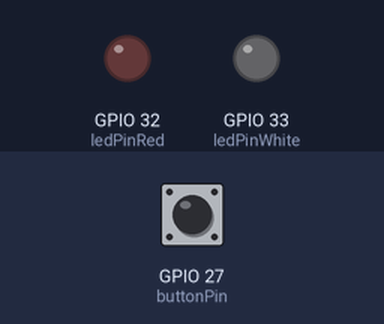
Simulated run of this sketch. Board: ESP32. Parts: output pins drawn as LEDs (lit = HIGH). Inputs (shaded band) come from the test bench; at power-on: GPIO 27 (buttonPin) LOW.

Above: at 1.2 s.
1.3 s: GPIO 27 (buttonPin) pulled HIGH for 0.15 s
At 1.37 s:
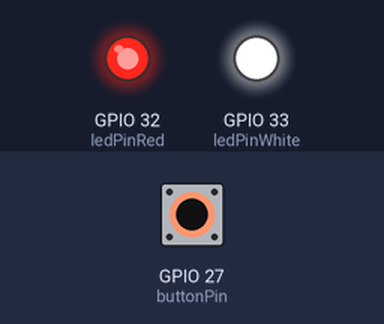
2.9 s: GPIO 27 (buttonPin) pulled HIGH for 3.2 s
At 6.7 s:
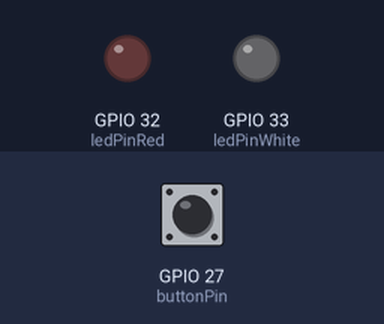
Timing chart, 0 to 8.2 s (numbered marks = the images above; inputs shaded):
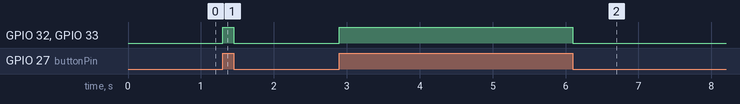

The sketch:

button.ino
```cpp
const int buttonPin = 27;  // the number of the pushbutton pin
const int ledPinRed = 32;    // the number of the LED pin
const int ledPinWhite = 33;

int buttonState = 0;

void setup()
{
  pinMode(ledPinRed, OUTPUT);
  pinMode(ledPinWhite, OUTPUT);

  pinMode(buttonPin, INPUT);
}

void loop()
{
  buttonState = digitalRead(buttonPin);

  if (buttonState == HIGH)
  {
    digitalWrite(ledPinRed, HIGH);
    digitalWrite(ledPinWhite, HIGH);
  }
  else
  {
    digitalWrite(ledPinRed, LOW);
    digitalWrite(ledPinWhite, LOW);
  }
}
```

Measured:
- after the input at 1.3 s, GPIO 32 (ledPinRed), GPIO 33 (ledPinWhite): LOW → HIGH at once, → LOW 0.15 s later
- after the input at 2.9 s, GPIO 32 (ledPinRed), GPIO 33 (ledPinWhite): LOW → HIGH at once, → LOW 3.2 s later
